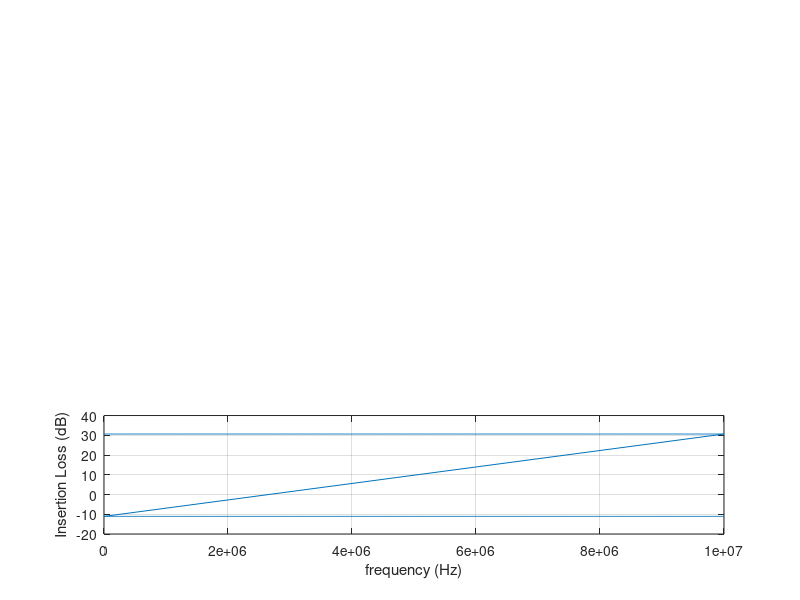

The MATLAB source for this figure:
clc;clear all;
f=fopen('Flux.txt');
l=fgetl(f);
i=1;
while ischar(l)
    %%disp(l);
    text{i}=l;
    data{i}=sscanf(text{i},'%f , %f , %f');
    A1(i)=data{i}(1);
    A2(i)=data{i}(2);
    A3(i)=data{i}(3);
    l=fgetl(f);
    i=i+1;
end

epsr=0.9999;
a0=1e-4;%0.1mm
c0=2.99792458e8;%Speed of Light (m/s)
f0=c0/a0;%3000GHz
t0=1/f0;%0.33e-12 (s)
mu0=4*pi*(1e-7);% (H/m)
eps0=8.854187817e-12;% (F/m)
I0=1; %(A)
E0=I0/(a0*eps0*c0);%Electric Field
D0=I0/(a0*c0);%Electric Displacement Field
B0=I0/(a0*eps0*c0*c0);%Magnetic Field
H0=I0/(a0);%Magnetizing Field
S0=(I0*I0)/(eps0*c0*a0*a0);%//Poynting Vector


hold on;

subplot(3,1,1)
%A=A2);%/max(abs(A2));%Flux_in
%B=abs(A3);%/max(abs(A2));%Flux_out

plot(A1*f0,-A2*S0);
%axis([1e7 1e11 0 2e9]);
ylabel('|Sin| (W/m^2)');
xlabel('frequency (Hz)');
grid('on')

subplot(3,1,2)
plot(A1*f0,-A3*S0);
%axis([1e7 1e11 0 3e7]);
ylabel('|Sout| (W/m^2)');
xlabel('frequency (Hz)');
grid('on')

subplot(3,1,3)
C=10*log(A2./A3);
plot(f0*A1,C);
%axis([1e7 1e11 39.2 39.7]);
ylabel('Insertion Loss (dB)');
xlabel('frequency (Hz)');
grid('on')
